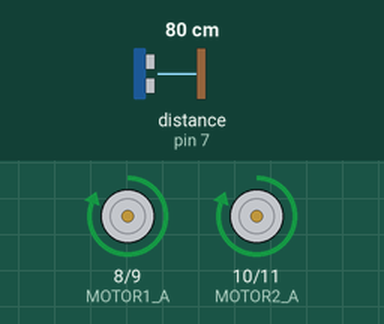
The sketch below on a simulated Arduino Uno, built with avr-gcc and run on an emulated ATmega328P. Shown: motor-driver pin pairs drawn as motors (green arrow = first pin HIGH = forward, orange = second pin HIGH = backward, longer = more drive). Wiring (inferred from the names in the program): ultrasonic range finder: trigger pin 6; echo pin 7. The inputs (shaded band) are chosen by the test bench; at power-on: distance to the obstacle (sensor on pin 7) 80 cm. The echo pulse lasts 58.3 µs per cm.

Above: at 1.2 s.
1.3 s: distance to the obstacle (sensor on pin 7) set to 23 cm
2.8 s: distance to the obstacle (sensor on pin 7) set to 18 cm
At 4.3 s:
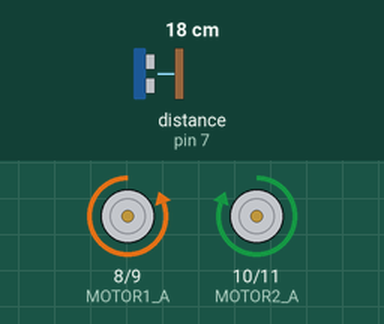
5.8 s: distance to the obstacle (sensor on pin 7) set to 35 cm
At 7.4 s:
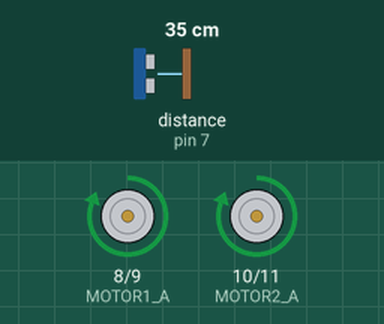
7.7 s: distance to the obstacle (sensor on pin 7) set to 2 cm
At 8.1 s:
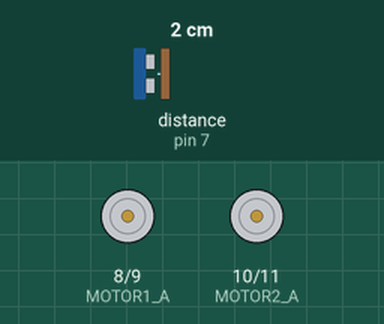
Timing chart, 0 to 11.7 s (numbered marks = the images above; inputs shaded):
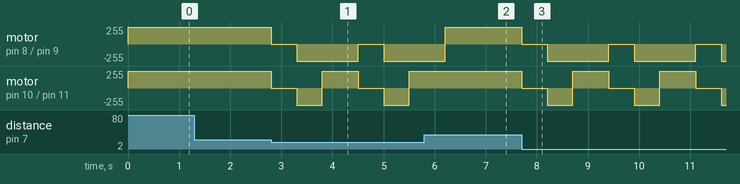

The sketch:

Obstacle_Avoider.ino
```cpp
// Motor Pins
#define MOTOR1_A 8  // Motor 1 pin A
#define MOTOR1_B 9  // Motor 1 pin B
#define MOTOR2_A 10 // Motor 2 pin A
#define MOTOR2_B 11 // Motor 2 pin B

// Ultrasonic Sensor Pins
#define TRIG_PIN 6
#define ECHO_PIN 7

void setup() {
  // Set ultrasonic sensor pins
  pinMode(TRIG_PIN, OUTPUT);
  pinMode(ECHO_PIN, INPUT);

  // Set motor pins as output
  pinMode(MOTOR1_A, OUTPUT);
  pinMode(MOTOR1_B, OUTPUT);
  pinMode(MOTOR2_A, OUTPUT);
  pinMode(MOTOR2_B, OUTPUT);
}

// Function to measure distance using ultrasonic sensor
long measureDistance() {
  digitalWrite(TRIG_PIN, LOW);
  delayMicroseconds(2);
  digitalWrite(TRIG_PIN, HIGH);
  delayMicroseconds(10);
  digitalWrite(TRIG_PIN, LOW);

  return pulseIn(ECHO_PIN, HIGH) / 58; // Convert to centimeters
}

void loop() {
  long distance = measureDistance();

  if (distance > 20) {
    // No obstacle: Move forward
    digitalWrite(MOTOR1_A, HIGH);
    digitalWrite(MOTOR1_B, LOW);  // Motor 1 Forward
    digitalWrite(MOTOR2_A, HIGH);
    digitalWrite(MOTOR2_B, LOW);  // Motor 2 Forward
  }
  else
  {
    // Obstacle detected: Stop
    digitalWrite(MOTOR1_A, LOW);
    digitalWrite(MOTOR1_B, LOW);  // Stop Motor 1
    digitalWrite(MOTOR2_A, LOW);
    digitalWrite(MOTOR2_B, LOW);  // Stop Motor 2
    delay(500); // Pause briefly

    // Move backward
    digitalWrite(MOTOR1_A, LOW);
    digitalWrite(MOTOR1_B, HIGH); // Motor 1 Backward
    digitalWrite(MOTOR2_A, LOW);
    digitalWrite(MOTOR2_B, HIGH); // Motor 2 Backward
    delay(500); // Move backward for a short distance

    // Turn right
    digitalWrite(MOTOR1_A, LOW);
    digitalWrite(MOTOR1_B, HIGH); // Motor 1 Backward
    digitalWrite(MOTOR2_A, HIGH);
    digitalWrite(MOTOR2_B, LOW);  // Motor 2 Forward
    delay(700); // Turn duration

    // Resume moving forward
    digitalWrite(MOTOR1_A, HIGH);
    digitalWrite(MOTOR1_B, LOW);  // Motor 1 Forward
    digitalWrite(MOTOR2_A, HIGH);
    digitalWrite(MOTOR2_B, LOW);  // Motor 2 Forward
  }
}
```

Measured:
- the behaviour switches between 21 and 20 cm on distance to the obstacle (sensor on pin 7) (found by bisection; images 0 and 1)
- after the input at 1.3 s, every drawn part: stays the same
- after the input at 2.8 s, motor on pin 8 (MOTOR1_A) / pin 9 (MOTOR1_B): alternates backward 255/255 for 1.2 s and stopped for 0.50 s, starting at once; motor on pin 10 (MOTOR2_A) / pin 11 (MOTOR2_B): forward 255/255 → stopped at once, → backward 255/255 0.50 s later, → forward 255/255 0.50 s later, → stopped 0.70 s later, … (6 changes in this stretch)
- after the input at 5.8 s, motor on pin 10 (MOTOR2_A) / pin 11 (MOTOR2_B): stays forward 255/255 (without the input it goes to stopped after 0.41 s)
- after the input at 7.7 s, motor on pin 8 (MOTOR1_A) / pin 9 (MOTOR1_B): alternates backward 255/255 for 1.2 s and stopped for 0.50 s, starting at once; motor on pin 10 (MOTOR2_A) / pin 11 (MOTOR2_B): forward 255/255 → stopped at once, then repeats every 1.7 s: backward 255/255 0.50 s, forward 255/255 0.70 s, stopped 0.50 s
